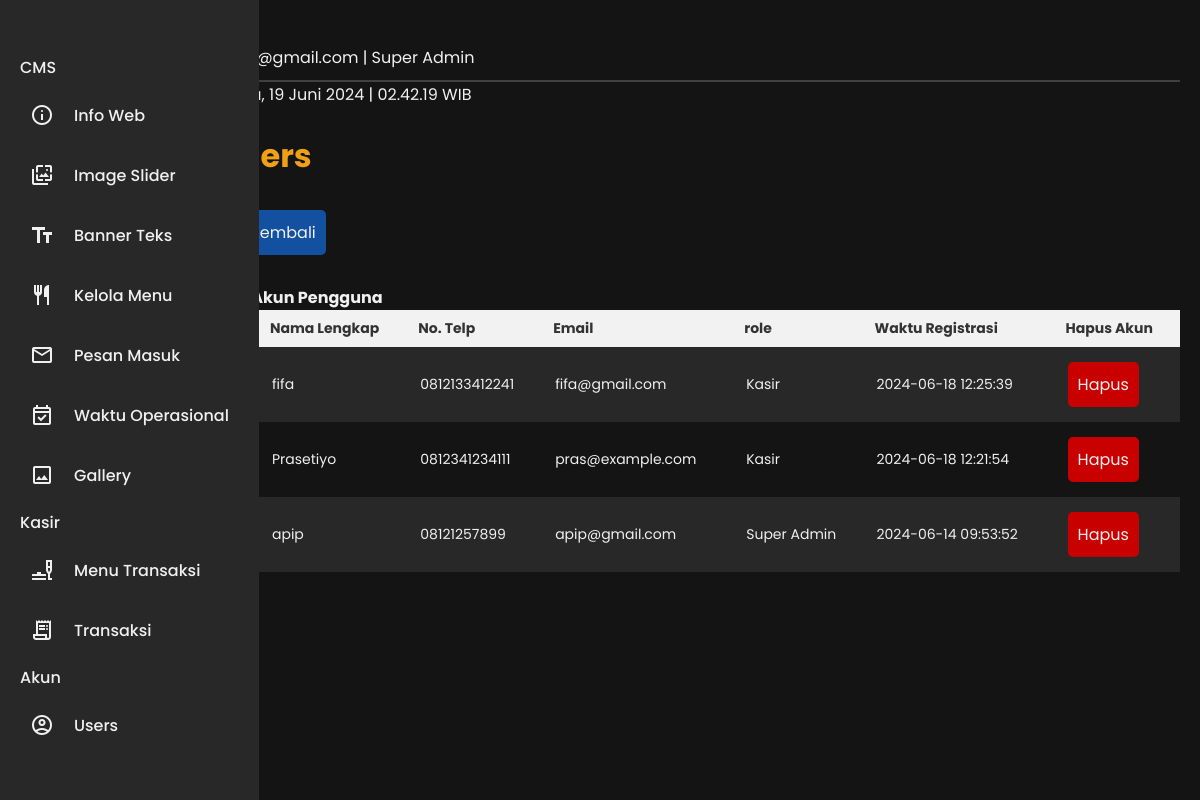
The page /admin/page.php?page=users (signed in) on the database its author committed.
### tables this page shows
CREATE TABLE `akun` (
  `id` int(11) NOT NULL,
  `nama_lengkap` varchar(50) NOT NULL,
  `no_telp` varchar(20) NOT NULL,
  `email` varchar(50) NOT NULL,
  `password` varchar(255) DEFAULT NULL,
  `role` enum('Kasir','Super Admin') NOT NULL,
  `created_at` timestamp NOT NULL DEFAULT current_timestamp()
);

### admin/page/akun/users.php (the view, shortened to what this page needs)
<?php
include 'page/template/sidebar.php';
?>
<body>
    <main class="content">
        <?php include 'page/template/header.php'; ?>
        <div>
            <h1 class="judul">Users</h1>
            <br>
            <div class="text">
                <button onclick="window.history.back()"><i class='bx bx-arrow-back'></i> Kembali</button>
                <br>
                <br>
                <?php
                $no = 1;
                ?>
                <table>
                    <h4>List Akun Pengguna</h4>
                    <tr>
                        <th>No</th>
                        <th>Nama Lengkap</th>
                        <th>No. Telp</th>
                        <th>Email</th>
                        <th>role</th>
                        <th>Waktu Registrasi</th>
                        <?php if ($role == 'Super Admin') : ?>
                            <th>Hapus Akun</th>
                        <?php endif; ?>
                    </tr>
                    <?php
                    $data = mysqli_query($koneksi, "SELECT * FROM akun ORDER BY id DESC");
                    while ($r = mysqli_fetch_array($data)) {
                    ?>
                        <tr>
                            <td><?php echo $no; ?></td>
                            <td><?php echo $r['nama_lengkap']; ?></td>
                            <td><?php echo $r['no_telp']; ?></td>
                            <td><?php echo $r['email']; ?></td>
                            <td><?php echo $r['role']; ?></td>
                            <td><?php echo $r['created_at']; ?></td>
                            <td><?php if ($role == 'Super Admin') : ?>
                                    <a href="action.php?action=hapus-akun&id=<?php echo $r['id']; ?>">
                                        <button style="background-color: var(--red);">Hapus</button>
                                    </a>
                                <?php endif; ?>
                            </td>
                        </tr>
                    <?php
                        $no++;
                    }
                    ?>
                </table>
            </div>
        </div>
    </main>
</body>

### admin/assets/css/style.css (style rules this page uses)
button { font-size: 1rem; border: none; color: var(--white); border-radius: 5px; padding: 10px; margin: 0 auto; margin-top: 5px; margin-bottom: 5px; cursor: pointer; }
button { color: var(--white); }

### admin/assets/css/style_sidebar.css (style rules this page uses)
* { margin: 0; padding: 0; box-sizing: border-box; font-family: 'L', sans-serif; }
:root { --blue_dark: #1450A0; --blue_light: #2878F0; --gold: #F0A014; --white: #F0F0F0; --black: #141414; --black2: #282828; --red: #C80000; --body-color: #141414; --sidebar-color: #282828; --sidebar-color2: #F0A014; --primary-color: #1450A0; --primary-color-light: #2878F0; --toggle-color: #2878F0; --text-color: #F0F0F0; --tran-03: all 0.2s ease; --tran-03: all 0.3s ease; --tran-04: all 0.3s ease; --tran-05: all 0.3s ease; }
body { min-height: 100vh; background-color: var(--body-color); transition: var(--tran-05); }

### admin/assets/css/style_table.css (style rules this page uses)
table { width: 100%; border-collapse: collapse; border-spacing: 0; margin: 0 auto; color: var(--white); font-size: 14px; }
th { background-color: #f2f2f2; color: #333; font-weight: bold; padding: 8px; text-align: left; }
tr:nth-child(even) { background-color: var(--black2); }
td { padding: 10px; }
td a { text-decoration: none; }

### admin/page/template/sidebar.php (style rules this page uses)
:root { --background-color: #141414; --sidebar-background: #282828; --sidebar-hover-background: #F0F0F0; --text-color: #F0F0F0; --text-hover-color: #123123; --separator-color: #2878F0; --user-profile-border: #F0F0F0; --user-detail-background: #F0F0F0; --gold: #F0A014; --blue_dark: #1450A0; --blue_light: #2878F0; }
* { margin: 0; padding: 0; box-sizing: border-box; font-family: "Poppins", sans-serif; }
body { min-height: 100vh; background: var(--background-color); display: flex; margin: 0; padding: 0; color: var(--text-color) }
.content { margin-left: 85px; padding: 20px; transition: margin-left 0.4s ease; width: 100vw; }
.judul { color: var(--gold); }
button { background-color: var(--blue_dark); }

### rows shown on the page
akun: nama_lengkap "fifa", no_telp "0812133412241", email "fifa@gmail.com", role "Kasir", created_at "2024-06-18 12:25:39"
akun: nama_lengkap "Prasetiyo", no_telp "0812341234111", email "pras@example.com", role "Kasir", created_at "2024-06-18 12:21:54"
akun: nama_lengkap "apip", no_telp "08121257899", email "apip@gmail.com", role "Super Admin", created_at "2024-06-14 09:53:52"

### other values the page prints
$_SESSION['email'] "apip@gmail.com"
$_SESSION['role'] "Super Admin"
